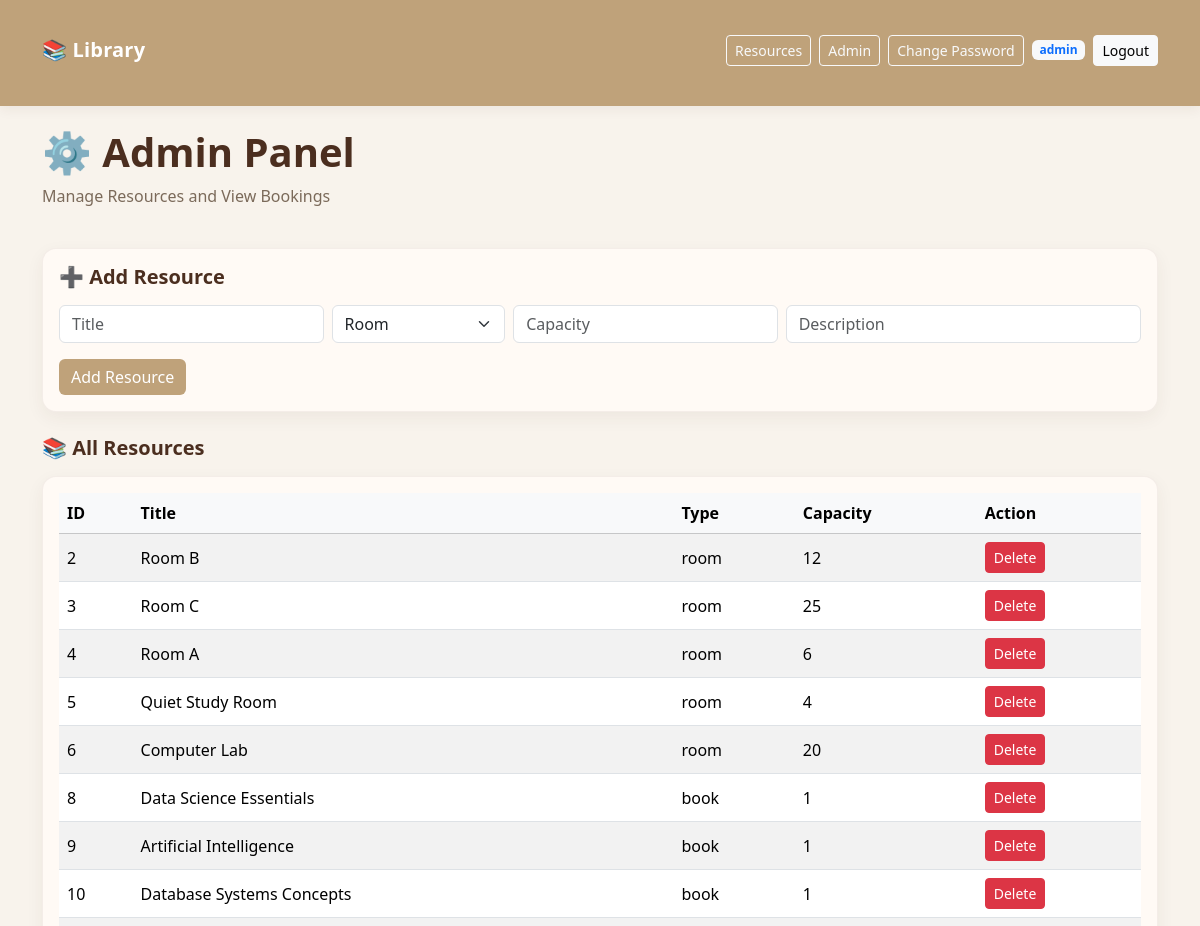
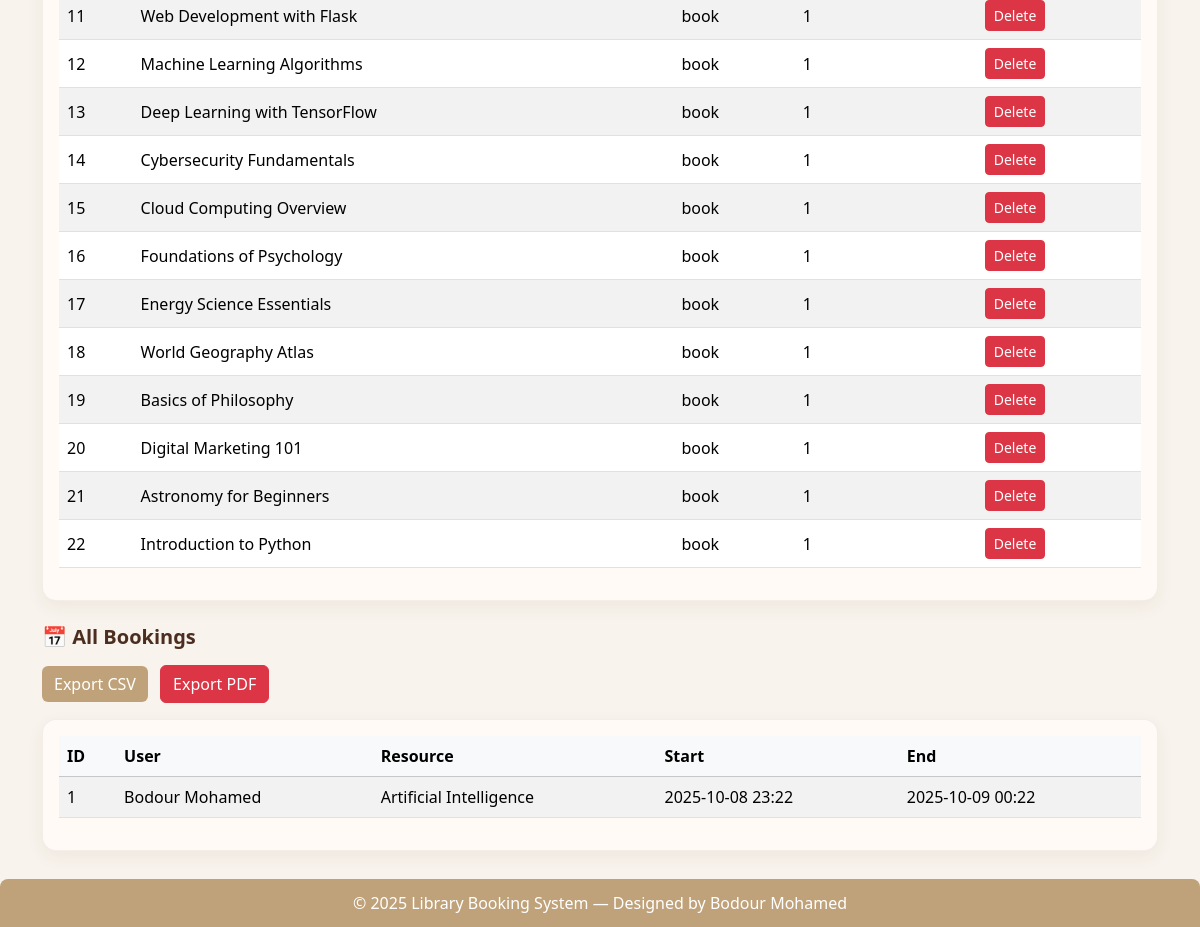
The app's page /admin (signed in), older data (2 pictures, top to bottom).
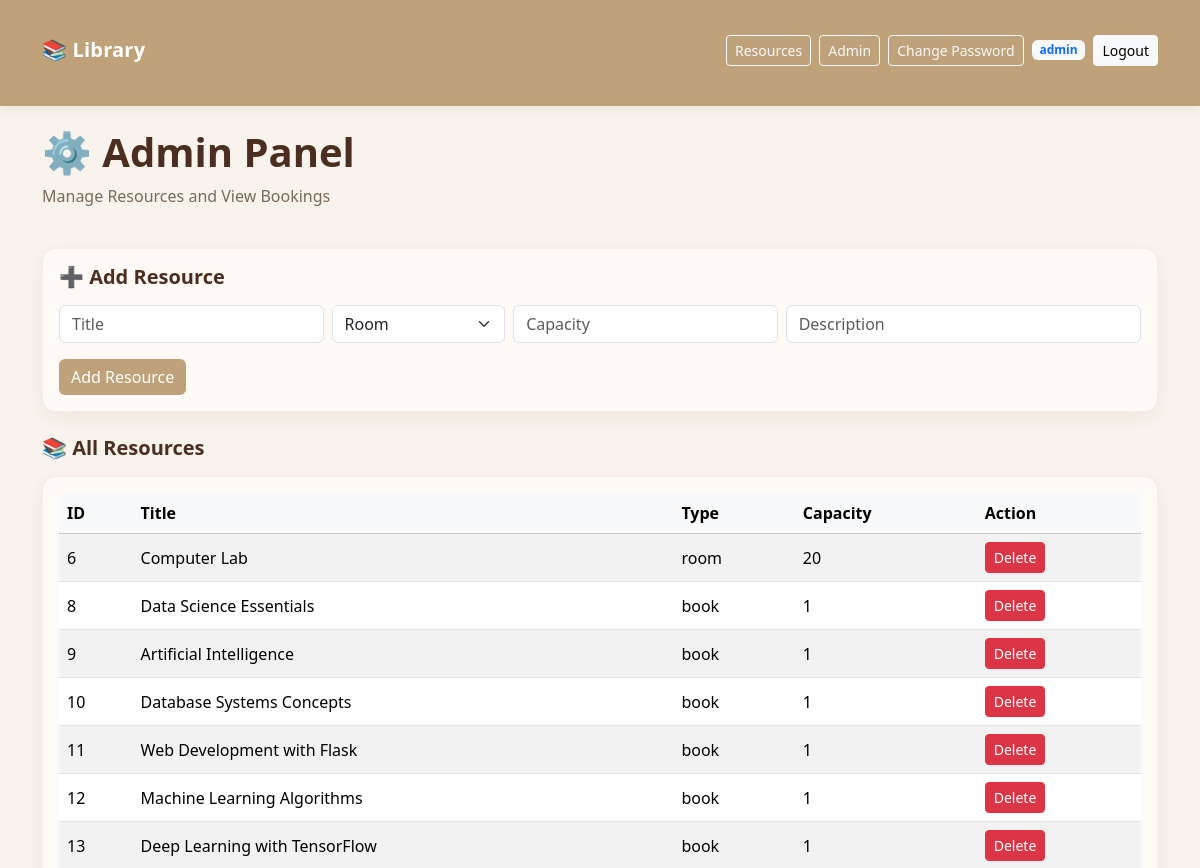
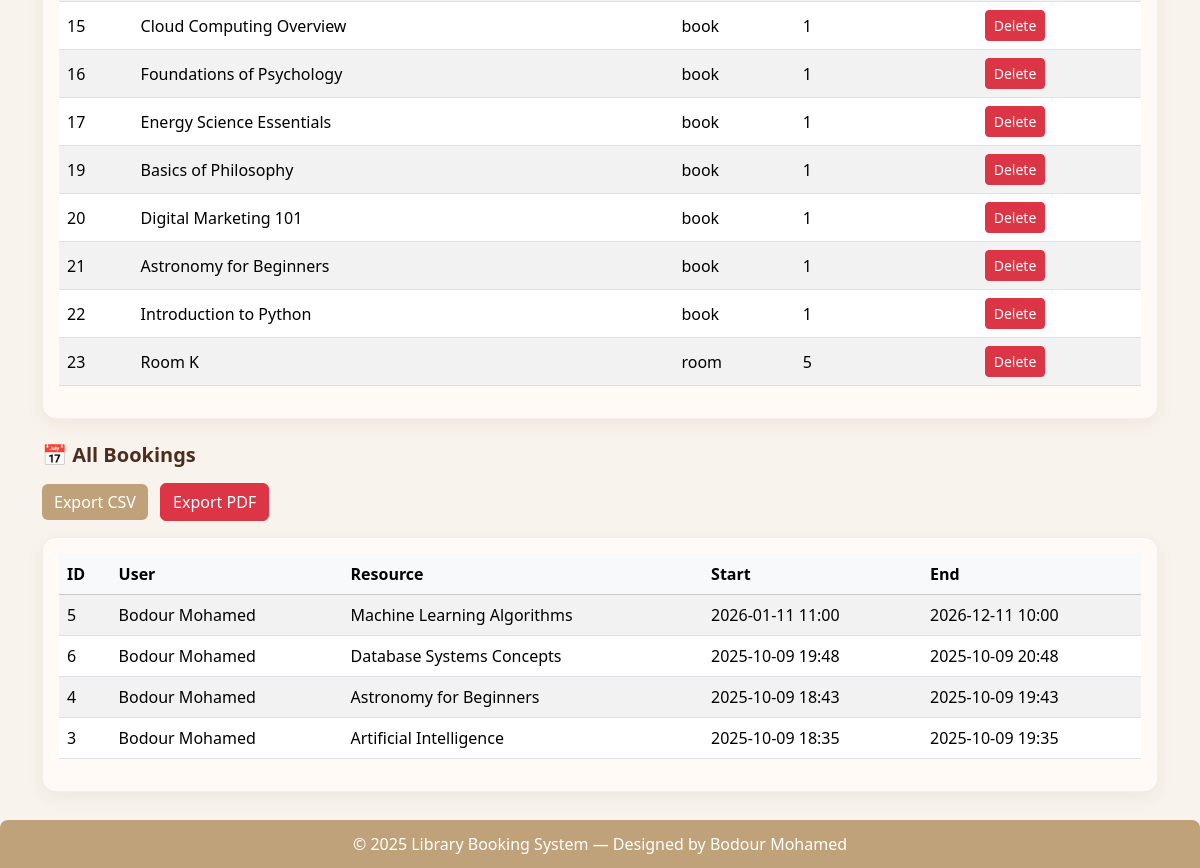
The same page, newer data (2 pictures, top to bottom).
### models.py (models this page shows, shortened)
class Resource(db.Model):
    id = db.Column(db.Integer, primary_key=True)
    title = db.Column(db.String(100), nullable=False)
    type = db.Column(db.String(50), nullable=False)
    description = db.Column(db.Text)
    capacity = db.Column(db.Integer, default=1)

class Booking(db.Model):
    id = db.Column(db.Integer, primary_key=True)
    user_id = db.Column(db.Integer, db.ForeignKey('user.id'), nullable=False)
    resource_id = db.Column(db.Integer, db.ForeignKey('resource.id'), nullable=False)
    start_time = db.Column(db.DateTime, nullable=False)
    end_time = db.Column(db.DateTime, nullable=False)
    user = db.relationship('User', backref='bookings')
    resource = db.relationship('Resource', backref='bookings')

class User(db.Model):
    id = db.Column(db.Integer, primary_key=True)
    username = db.Column(db.String(50), unique=True, nullable=False)
    email = db.Column(db.String(120), unique=True, nullable=False)
    password_hash = db.Column(db.String(128), nullable=False)
    is_admin = db.Column(db.Boolean, default=False)

### app.py (the view, shortened to what this page needs)
@app.route('/admin', methods=['GET', 'POST'])
@login_required
def admin_panel():
    u = User.query.get(session['user_id'])
    if not u.is_admin:
        flash('⚠️ You are not authorized.', 'danger')
        return redirect(url_for('resources_page'))
    users = User.query.all()
    resources = Resource.query.all()
    bookings = Booking.query.order_by(Booking.start_time.desc()).all()
    return render_template('admin.html', users=users, resources=resources, bookings=bookings)

### app.py (called while the page is built)
def login_required(f):
    @wraps(f)
    def decorated(*args, **kwargs):
        if 'user_id' not in session:
            flash('⚠️ Please log in first.', 'warning')
            return redirect(url_for('login'))
        return f(*args, **kwargs)
    return decorated

@app.context_processor
def inject_session_user():
    uid = session.get('user_id')
    recommended = []
    if uid:
        u = User.query.get(uid)
        if u:
            past_bookings = Booking.query.filter_by(user_id=uid).all()
            booked_ids = [b.resource_id for b in past_bookings]
            types = {b.resource.type for b in past_bookings if b.resource}
            if types:
                recommended = Resource.query.filter(
                    Resource.type.in_(types),
                    ~Resource.id.in_(booked_ids)
                ).limit(5).all()
            return dict(
                logged_in=True,
                current_username=u.username,
                current_is_admin=u.is_admin,
                recommended_resources=recommended
            )
    return dict(logged_in=False, current_username=None, current_is_admin=False, recommended_resources=[])

### templates/admin.html (shortened to what this page needs)
{% extends "base.html" %} {% block title %}Admin Dashboard{% endblock %} {%
block content %}
<div class="d-flex flex-column mb-4">
  <h1>⚙️ Admin Panel</h1>
  <p class="text-muted">Manage Resources and View Bookings</p>
</div>
<div class="card p-3 mb-4">
  <h5 class="mb-3">➕ Add Resource</h5>
  <form method="POST" class="row g-2">
    <div class="col-md-3">
      <input name="title" class="form-control" placeholder="Title" required />
    </div>
    <div class="col-md-2">
      <select name="type" class="form-select" required>
        <option value="room">Room</option>
      </select>
    </div>
    <div class="col-md-3">
      <input
        name="capacity"
        class="form-control"
        placeholder="Capacity"
        type="number"
        min="1"
      />
    </div>
    <div class="col-md-4">
      <input
        name="description"
        class="form-control"
        placeholder="Description"
      />
    </div>
    <div class="col-12">
      <button class="btn btn-warning mt-2" type="submit">Add Resource</button>
    </div>
  </form>
</div>
<h5 class="mb-3">📚 All Resources</h5>
<div class="card p-3 mb-4">
  <div class="table-responsive">
    <table class="table table-striped align-middle">
      <thead class="table-light">
        <tr>
          <th>ID</th>
          <th>Title</th>
          <th>Type</th>
          <th>Capacity</th>
          <th>Action</th>
        </tr>
      </thead>
      <tbody>
        {% for r in resources %}
        <tr>
          <td>{{ r.id }}</td>
          <td>{{ r.title }}</td>
          <td>{{ r.type }}</td>
          <td>{{ r.capacity }}</td>
          <td>
            <form
              method="POST"
              action="{{ url_for('admin_delete_resource', resource_id=r.id) }}"
              onsubmit="return confirm('Delete this resource?')"
            >
              <button class="btn btn-sm btn-danger">Delete</button>
            </form>
          </td>
        </tr>
        {% endfor %}
      </tbody>
    </table>
  </div>
</div>
<h5 class="mb-3">📅 All Bookings</h5>
<div class="mb-3">
  <a href="{{ url_for('export_csv') }}" class="btn btn-primary me-2"
    >Export CSV</a
  >
  <a href="{{ url_for('export_pdf') }}" class="btn btn-danger">Export PDF</a>
</div>
<div class="card p-3">
  <div class="table-responsive">
    <table class="table table-striped align-middle">
      <thead class="table-light">
        <tr>
          <th>ID</th>
          <th>User</th>
          <th>Resource</th>
          <th>Start</th>
          <th>End</th>
        </tr>
      </thead>
      <tbody>
        {% for b in bookings %}
        <tr>
          <td>{{ b.id }}</td>
          <td>{{ b.user.username }}</td>
          <td>{{ b.resource.title }}</td>
          <td>{{ b.start_time.strftime('%Y-%m-%d %H:%M') }}</td>
          <td>{{ b.end_time.strftime('%Y-%m-%d %H:%M') }}</td>
        </tr>
        {% endfor %}
      </tbody>
    </table>
  </div>
</div>
{% endblock %}

Row changes from the older to the newer data that the page shows:
removed Resource: id "2", title "Room B", type "room", capacity "12"
removed Resource: id "3", title "Room C", type "room", capacity "25"
removed Resource: id "4", title "Room A", type "room", capacity "6"
removed Resource: id "5", title "Quiet Study Room", type "room", capacity "4"
removed Resource: id "14", title "Cybersecurity Fundamentals", type "book", capacity "1"
removed Resource: id "18", title "World Geography Atlas", type "book", capacity "1"
removed Booking: id "1", user.username "Bodour Mohamed", resource "Artificial Intelligence", start_time "2025-10-08 23:22", end_time "2025-10-09 00:22"
added Resource: id "23", title "Room K", type "room", capacity "5"
added Booking: id "5", user.username "Bodour Mohamed", resource "Machine Learning Algorithms", start_time "2026-01-11 11:00", end_time "2026-12-11 10:00"
added Booking: id "6", user.username "Bodour Mohamed", resource "Database Systems Concepts", start_time "2025-10-09 19:48", end_time "2025-10-09 20:48"
added Booking: id "4", user.username "Bodour Mohamed", resource "Astronomy for Beginners", start_time "2025-10-09 18:43", end_time "2025-10-09 19:43"
added Booking: id "3", user.username "Bodour Mohamed", resource "Artificial Intelligence", start_time "2025-10-09 18:35", end_time "2025-10-09 19:35"
